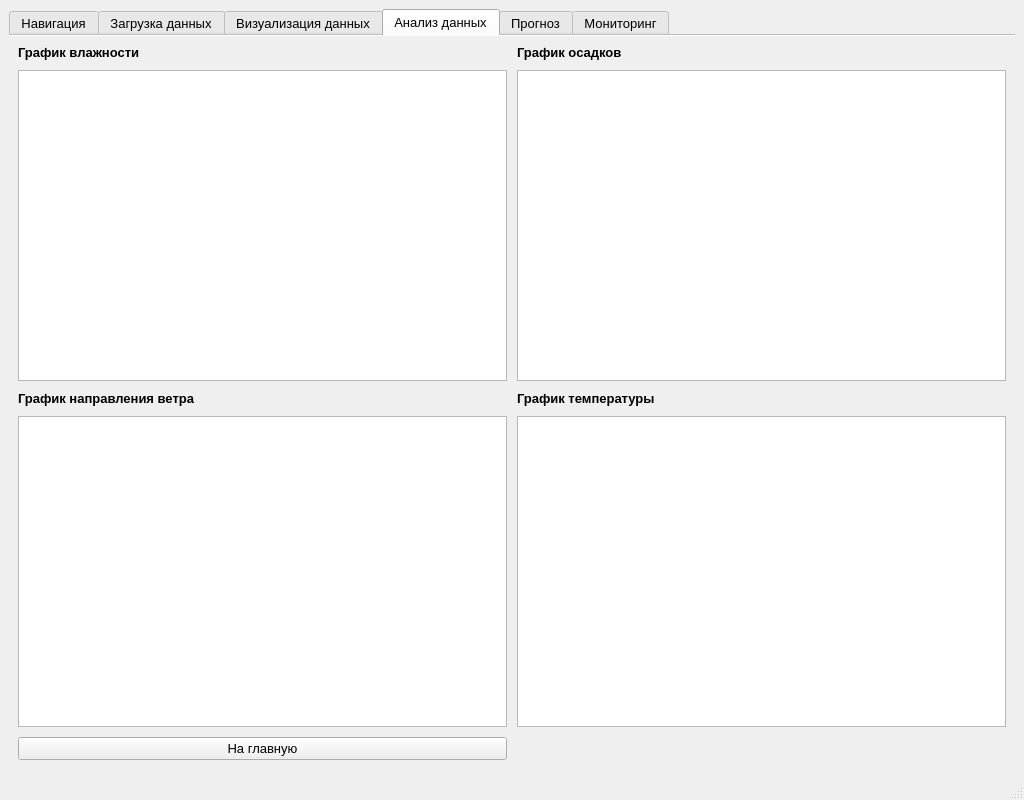
<?xml version="1.0" encoding="UTF-8"?>
<ui version="4.0">
 <class>MainWindow</class>
 <widget class="QMainWindow" name="MainWindow">
  <property name="enabled">
   <bool>true</bool>
  </property>
  <property name="geometry">
   <rect>
    <x>0</x>
    <y>0</y>
    <width>1024</width>
    <height>800</height>
   </rect>
  </property>
  <property name="minimumSize">
   <size>
    <width>1024</width>
    <height>800</height>
   </size>
  </property>
  <property name="windowTitle">
   <string>Анализ климатических данных</string>
  </property>
  <widget class="QWidget" name="centralwidget">
   <layout class="QHBoxLayout" name="horizontalLayout_2">
    <item>
     <layout class="QHBoxLayout" name="horizontalLayout_7">
      <property name="spacing">
       <number>10</number>
      </property>
      <property name="sizeConstraint">
       <enum>QLayout::SetMaximumSize</enum>
      </property>
      <item>
       <widget class="QTabWidget" name="tabWidget">
        <property name="sizePolicy">
         <sizepolicy hsizetype="Preferred" vsizetype="Preferred">
          <horstretch>1</horstretch>
          <verstretch>1</verstretch>
         </sizepolicy>
        </property>
        <property name="font">
         <font>
          <pointsize>10</pointsize>
          <weight>50</weight>
          <bold>false</bold>
         </font>
        </property>
        <property name="autoFillBackground">
         <bool>false</bool>
        </property>
        <property name="styleSheet">
         <string notr="true"/>
        </property>
        <property name="tabPosition">
         <enum>QTabWidget::North</enum>
        </property>
        <property name="tabShape">
         <enum>QTabWidget::Rounded</enum>
        </property>
        <property name="currentIndex">
         <number>3</number>
        </property>
        <property name="documentMode">
         <bool>true</bool>
        </property>
        <property name="tabsClosable">
         <bool>false</bool>
        </property>
        <widget class="QWidget" name="tab">
         <attribute name="title">
          <string>Навигация</string>
         </attribute>
         <layout class="QGridLayout" name="gridLayout_2" rowstretch="0">
          <item row="0" column="0">
           <layout class="QGridLayout" name="gridLayout">
            <property name="leftMargin">
             <number>5</number>
            </property>
            <property name="topMargin">
             <number>5</number>
            </property>
            <property name="rightMargin">
             <number>5</number>
            </property>
            <property name="bottomMargin">
             <number>5</number>
            </property>
            <property name="spacing">
             <number>10</number>
            </property>
            <item row="0" column="0">
             <widget class="QPushButton" name="btnDownloadTab">
              <property name="sizePolicy">
               <sizepolicy hsizetype="Minimum" vsizetype="Minimum">
                <horstretch>0</horstretch>
                <verstretch>0</verstretch>
               </sizepolicy>
              </property>
              <property name="minimumSize">
               <size>
                <width>200</width>
                <height>200</height>
               </size>
              </property>
              <property name="font">
               <font>
                <pointsize>12</pointsize>
                <weight>50</weight>
                <bold>false</bold>
               </font>
              </property>
              <property name="text">
               <string>Загрузка данных</string>
              </property>
             </widget>
            </item>
            <item row="0" column="2">
             <widget class="QPushButton" name="btnAnalizeTab">
              <property name="sizePolicy">
               <sizepolicy hsizetype="Minimum" vsizetype="Minimum">
                <horstretch>0</horstretch>
                <verstretch>0</verstretch>
               </sizepolicy>
              </property>
              <property name="minimumSize">
               <size>
                <width>200</width>
                <height>200</height>
               </size>
              </property>
              <property name="font">
               <font>
                <pointsize>12</pointsize>
                <weight>50</weight>
                <bold>false</bold>
               </font>
              </property>
              <property name="text">
               <string>Анализ данных</string>
              </property>
             </widget>
            </item>
            <item row="0" column="1">
             <widget class="QPushButton" name="btnVisualTab">
              <property name="sizePolicy">
               <sizepolicy hsizetype="Minimum" vsizetype="Minimum">
                <horstretch>0</horstretch>
                <verstretch>0</verstretch>
               </sizepolicy>
              </property>
              <property name="minimumSize">
               <size>
                <width>200</width>
                <height>200</height>
               </size>
              </property>
              <property name="font">
               <font>
                <pointsize>12</pointsize>
                <weight>50</weight>
                <bold>false</bold>
               </font>
              </property>
              <property name="text">
               <string>Визуализация данных</string>
              </property>
             </widget>
            </item>
            <item row="1" column="0">
             <widget class="QPushButton" name="btnPredictTab">
              <property name="sizePolicy">
               <sizepolicy hsizetype="Minimum" vsizetype="Minimum">
                <horstretch>0</horstretch>
                <verstretch>0</verstretch>
               </sizepolicy>
              </property>
              <property name="minimumSize">
               <size>
                <width>200</width>
                <height>200</height>
               </size>
              </property>
              <property name="font">
               <font>
                <pointsize>12</pointsize>
                <weight>50</weight>
                <bold>false</bold>
               </font>
              </property>
              <property name="text">
               <string>Прогноз</string>
              </property>
             </widget>
            </item>
            <item row="1" column="1">
             <widget class="QPushButton" name="btnMonitoringTab">
              <property name="sizePolicy">
               <sizepolicy hsizetype="Minimum" vsizetype="Minimum">
                <horstretch>0</horstretch>
                <verstretch>0</verstretch>
               </sizepolicy>
              </property>
              <property name="minimumSize">
               <size>
                <width>200</width>
                <height>200</height>
               </size>
              </property>
              <property name="font">
               <font>
                <pointsize>12</pointsize>
                <weight>50</weight>
                <bold>false</bold>
               </font>
              </property>
              <property name="text">
               <string>Мониторинг</string>
              </property>
             </widget>
            </item>
            <item row="1" column="2">
             <widget class="QPushButton" name="btnExportTab">
              <property name="sizePolicy">
               <sizepolicy hsizetype="Minimum" vsizetype="Minimum">
                <horstretch>0</horstretch>
                <verstretch>0</verstretch>
               </sizepolicy>
              </property>
              <property name="minimumSize">
               <size>
                <width>200</width>
                <height>200</height>
               </size>
              </property>
              <property name="font">
               <font>
                <pointsize>12</pointsize>
                <weight>50</weight>
                <bold>false</bold>
               </font>
              </property>
              <property name="text">
               <string>Экспорт</string>
              </property>
             </widget>
            </item>
           </layout>
          </item>
         </layout>
        </widget>
        <widget class="QWidget" name="tab_2">
         <attribute name="title">
          <string>Загрузка данных</string>
         </attribute>
         <layout class="QHBoxLayout" name="horizontalLayout_4">
          <item>
           <layout class="QVBoxLayout" name="verticalLayout_2">
            <property name="spacing">
             <number>10</number>
            </property>
            <property name="leftMargin">
             <number>10</number>
            </property>
            <property name="topMargin">
             <number>10</number>
            </property>
            <property name="rightMargin">
             <number>10</number>
            </property>
            <property name="bottomMargin">
             <number>10</number>
            </property>
            <item>
             <layout class="QHBoxLayout" name="horizontalLayout_12">
              <item>
               <widget class="QLabel" name="label_4">
                <property name="font">
                 <font>
                  <pointsize>10</pointsize>
                  <weight>75</weight>
                  <bold>true</bold>
                 </font>
                </property>
                <property name="text">
                 <string>Предпросмотр</string>
                </property>
               </widget>
              </item>
              <item>
               <widget class="QSpinBox" name="spinBoxCountLineData">
                <property name="font">
                 <font>
                  <pointsize>10</pointsize>
                  <weight>50</weight>
                  <bold>false</bold>
                 </font>
                </property>
                <property name="minimum">
                 <number>10</number>
                </property>
               </widget>
              </item>
              <item>
               <widget class="QLabel" name="label_16">
                <property name="text">
                 <string> первых строк</string>
                </property>
               </widget>
              </item>
             </layout>
            </item>
            <item>
             <widget class="QTableWidget" name="tableWidget"/>
            </item>
            <item>
             <layout class="QHBoxLayout" name="horizontalLayout">
              <property name="spacing">
               <number>10</number>
              </property>
              <item>
               <widget class="QPushButton" name="homeBtnDowloadTab">
                <property name="font">
                 <font>
                  <pointsize>10</pointsize>
                  <weight>50</weight>
                  <bold>false</bold>
                 </font>
                </property>
                <property name="text">
                 <string>На главную</string>
                </property>
               </widget>
              </item>
              <item>
               <widget class="QPushButton" name="downloadFileData">
                <property name="font">
                 <font>
                  <pointsize>10</pointsize>
                  <weight>50</weight>
                  <bold>false</bold>
                 </font>
                </property>
                <property name="text">
                 <string>Загрузить из файла</string>
                </property>
               </widget>
              </item>
             </layout>
            </item>
            <item>
             <widget class="QLabel" name="labelStatusDownloadData">
              <property name="frameShape">
               <enum>QFrame::Box</enum>
              </property>
              <property name="frameShadow">
               <enum>QFrame::Raised</enum>
              </property>
              <property name="lineWidth">
               <number>1</number>
              </property>
              <property name="midLineWidth">
               <number>0</number>
              </property>
              <property name="text">
               <string>Статус:</string>
              </property>
             </widget>
            </item>
           </layout>
          </item>
         </layout>
        </widget>
        <widget class="QWidget" name="tab_3">
         <attribute name="title">
          <string>Визуализация данных</string>
         </attribute>
         <layout class="QHBoxLayout" name="horizontalLayout_5">
          <item>
           <layout class="QGridLayout" name="gridLayout_3">
            <item row="0" column="0">
             <layout class="QVBoxLayout" name="verticalLayout_6">
              <property name="spacing">
               <number>10</number>
              </property>
              <item>
               <widget class="PlotWidget" name="graphicsView"/>
              </item>
              <item>
               <layout class="QGridLayout" name="gridLayout_4" columnstretch="0,0,0">
                <property name="spacing">
                 <number>10</number>
                </property>
                <item row="0" column="2">
                 <widget class="QLabel" name="label_6">
                  <property name="font">
                   <font>
                    <pointsize>10</pointsize>
                    <weight>75</weight>
                    <bold>true</bold>
                   </font>
                  </property>
                  <property name="text">
                   <string>Местоположение</string>
                  </property>
                  <property name="alignment">
                   <set>Qt::AlignCenter</set>
                  </property>
                  <property name="margin">
                   <number>6</number>
                  </property>
                 </widget>
                </item>
                <item row="2" column="0">
                 <layout class="QVBoxLayout" name="verticalLayout_7">
                  <item>
                   <widget class="QCheckBox" name="checkBoxHumidity">
                    <property name="font">
                     <font>
                      <pointsize>10</pointsize>
                      <weight>50</weight>
                      <bold>false</bold>
                     </font>
                    </property>
                    <property name="text">
                     <string>Влажность</string>
                    </property>
                    <property name="checked">
                     <bool>false</bool>
                    </property>
                   </widget>
                  </item>
                  <item>
                   <widget class="QCheckBox" name="checkBoxPrecipitation">
                    <property name="font">
                     <font>
                      <pointsize>10</pointsize>
                      <weight>50</weight>
                      <bold>false</bold>
                     </font>
                    </property>
                    <property name="text">
                     <string>Осадки</string>
                    </property>
                   </widget>
                  </item>
                  <item>
                   <widget class="QCheckBox" name="checkBoxDirectionWind">
                    <property name="font">
                     <font>
                      <pointsize>10</pointsize>
                      <weight>50</weight>
                      <bold>false</bold>
                     </font>
                    </property>
                    <property name="text">
                     <string>Направление ветра</string>
                    </property>
                   </widget>
                  </item>
                  <item>
                   <widget class="QCheckBox" name="checkBoxTemperature">
                    <property name="font">
                     <font>
                      <pointsize>10</pointsize>
                      <weight>50</weight>
                      <bold>false</bold>
                     </font>
                    </property>
                    <property name="text">
                     <string>Температура</string>
                    </property>
                   </widget>
                  </item>
                  <item>
                   <widget class="QPushButton" name="pushBtnCheckboxesClear">
                    <property name="text">
                     <string>Сброс</string>
                    </property>
                   </widget>
                  </item>
                 </layout>
                </item>
                <item row="6" column="2">
                 <widget class="QPushButton" name="visualizationBtn">
                  <property name="font">
                   <font>
                    <pointsize>10</pointsize>
                    <weight>50</weight>
                    <bold>false</bold>
                   </font>
                  </property>
                  <property name="text">
                   <string>Визуализация</string>
                  </property>
                 </widget>
                </item>
                <item row="0" column="0">
                 <widget class="QLabel" name="label">
                  <property name="font">
                   <font>
                    <pointsize>10</pointsize>
                    <weight>75</weight>
                    <bold>true</bold>
                   </font>
                  </property>
                  <property name="text">
                   <string>Параметры визуализации</string>
                  </property>
                  <property name="alignment">
                   <set>Qt::AlignCenter</set>
                  </property>
                  <property name="margin">
                   <number>6</number>
                  </property>
                 </widget>
                </item>
                <item row="0" column="1">
                 <widget class="QLabel" name="label_5">
                  <property name="font">
                   <font>
                    <pointsize>10</pointsize>
                    <weight>75</weight>
                    <bold>true</bold>
                   </font>
                  </property>
                  <property name="text">
                   <string>Временной отрезок</string>
                  </property>
                  <property name="alignment">
                   <set>Qt::AlignCenter</set>
                  </property>
                  <property name="margin">
                   <number>6</number>
                  </property>
                 </widget>
                </item>
                <item row="2" column="1">
                 <layout class="QVBoxLayout" name="verticalLayout_5">
                  <item>
                   <layout class="QHBoxLayout" name="horizontalLayout_9">
                    <item>
                     <widget class="QLabel" name="label_2">
                      <property name="font">
                       <font>
                        <pointsize>10</pointsize>
                        <weight>50</weight>
                        <bold>false</bold>
                       </font>
                      </property>
                      <property name="text">
                       <string>От</string>
                      </property>
                      <property name="alignment">
                       <set>Qt::AlignCenter</set>
                      </property>
                      <property name="margin">
                       <number>5</number>
                      </property>
                     </widget>
                    </item>
                    <item>
                     <widget class="QLabel" name="label_3">
                      <property name="font">
                       <font>
                        <pointsize>10</pointsize>
                        <weight>50</weight>
                        <bold>false</bold>
                       </font>
                      </property>
                      <property name="text">
                       <string>До</string>
                      </property>
                      <property name="alignment">
                       <set>Qt::AlignCenter</set>
                      </property>
                      <property name="margin">
                       <number>5</number>
                      </property>
                     </widget>
                    </item>
                   </layout>
                  </item>
                  <item>
                   <layout class="QVBoxLayout" name="verticalLayout_4">
                    <item>
                     <layout class="QHBoxLayout" name="horizontalLayout_3">
                      <item>
                       <widget class="QCalendarWidget" name="calendarWidget"/>
                      </item>
                      <item>
                       <widget class="QCalendarWidget" name="calendarWidget_2"/>
                      </item>
                     </layout>
                    </item>
                   </layout>
                  </item>
                 </layout>
                </item>
                <item row="6" column="1">
                 <widget class="QPushButton" name="clearBtnGraphView">
                  <property name="font">
                   <font>
                    <pointsize>10</pointsize>
                    <weight>50</weight>
                    <bold>false</bold>
                   </font>
                  </property>
                  <property name="text">
                   <string>Очистить график</string>
                  </property>
                 </widget>
                </item>
                <item row="6" column="0">
                 <widget class="QPushButton" name="homeBtnVisualTab">
                  <property name="font">
                   <font>
                    <pointsize>10</pointsize>
                    <weight>50</weight>
                    <bold>false</bold>
                   </font>
                  </property>
                  <property name="text">
                   <string>На главную</string>
                  </property>
                 </widget>
                </item>
                <item row="2" column="2">
                 <widget class="QListWidget" name="listWidgetStationMeteo"/>
                </item>
               </layout>
              </item>
             </layout>
            </item>
           </layout>
          </item>
         </layout>
        </widget>
        <widget class="QWidget" name="tab_4">
         <attribute name="title">
          <string>Анализ данных</string>
         </attribute>
         <layout class="QHBoxLayout" name="horizontalLayout_6">
          <item>
           <layout class="QGridLayout" name="gridLayout_5">
            <property name="spacing">
             <number>10</number>
            </property>
            <item row="0" column="1">
             <widget class="QLabel" name="label_8">
              <property name="font">
               <font>
                <pointsize>10</pointsize>
                <weight>75</weight>
                <bold>true</bold>
               </font>
              </property>
              <property name="text">
               <string>График осадков</string>
              </property>
             </widget>
            </item>
            <item row="2" column="1">
             <widget class="QLabel" name="label_9">
              <property name="font">
               <font>
                <pointsize>10</pointsize>
                <weight>75</weight>
                <bold>true</bold>
               </font>
              </property>
              <property name="text">
               <string>График температуры</string>
              </property>
             </widget>
            </item>
            <item row="2" column="0">
             <widget class="QLabel" name="label_10">
              <property name="font">
               <font>
                <pointsize>10</pointsize>
                <weight>75</weight>
                <bold>true</bold>
               </font>
              </property>
              <property name="text">
               <string>График направления ветра</string>
              </property>
             </widget>
            </item>
            <item row="3" column="1">
             <layout class="QVBoxLayout" name="verticalLayout_8">
              <property name="spacing">
               <number>10</number>
              </property>
              <item>
               <widget class="PlotWidget" name="graphicsView_6"/>
              </item>
             </layout>
            </item>
            <item row="0" column="0">
             <widget class="QLabel" name="label_7">
              <property name="font">
               <font>
                <pointsize>10</pointsize>
                <weight>75</weight>
                <bold>true</bold>
               </font>
              </property>
              <property name="text">
               <string>График влажности</string>
              </property>
             </widget>
            </item>
            <item row="1" column="1">
             <widget class="PlotWidget" name="graphicsView_3"/>
            </item>
            <item row="3" column="0">
             <widget class="PlotWidget" name="graphicsView_4"/>
            </item>
            <item row="1" column="0">
             <widget class="PlotWidget" name="graphicsView_2"/>
            </item>
            <item row="4" column="0">
             <widget class="QPushButton" name="homeBtnAnalisTab">
              <property name="font">
               <font>
                <pointsize>10</pointsize>
                <weight>50</weight>
                <bold>false</bold>
               </font>
              </property>
              <property name="text">
               <string>На главную</string>
              </property>
             </widget>
            </item>
           </layout>
          </item>
         </layout>
        </widget>
        <widget class="QWidget" name="tab_5">
         <attribute name="title">
          <string>Прогноз</string>
         </attribute>
         <layout class="QHBoxLayout" name="horizontalLayout_11">
          <property name="spacing">
           <number>10</number>
          </property>
          <property name="leftMargin">
           <number>10</number>
          </property>
          <property name="topMargin">
           <number>10</number>
          </property>
          <property name="rightMargin">
           <number>10</number>
          </property>
          <property name="bottomMargin">
           <number>10</number>
          </property>
          <item>
           <layout class="QVBoxLayout" name="verticalLayout_10">
            <property name="spacing">
             <number>10</number>
            </property>
            <item>
             <widget class="QLabel" name="label_11">
              <property name="font">
               <font>
                <pointsize>10</pointsize>
                <weight>75</weight>
                <bold>true</bold>
               </font>
              </property>
              <property name="text">
               <string>График</string>
              </property>
             </widget>
            </item>
            <item>
             <widget class="QGraphicsView" name="graphicsView_5"/>
            </item>
            <item>
             <widget class="QPushButton" name="homeBtnPredictTab">
              <property name="font">
               <font>
                <pointsize>10</pointsize>
                <weight>50</weight>
                <bold>false</bold>
               </font>
              </property>
              <property name="text">
               <string>На главную</string>
              </property>
             </widget>
            </item>
           </layout>
          </item>
          <item>
           <layout class="QVBoxLayout" name="verticalLayout_9">
            <property name="spacing">
             <number>10</number>
            </property>
            <item>
             <widget class="QLabel" name="label_12">
              <property name="font">
               <font>
                <pointsize>10</pointsize>
                <weight>75</weight>
                <bold>true</bold>
               </font>
              </property>
              <property name="text">
               <string>Интервал</string>
              </property>
             </widget>
            </item>
            <item>
             <widget class="QCalendarWidget" name="calendarWidget_3">
              <property name="gridVisible">
               <bool>true</bool>
              </property>
             </widget>
            </item>
            <item>
             <widget class="QCalendarWidget" name="calendarWidget_4">
              <property name="gridVisible">
               <bool>true</bool>
              </property>
             </widget>
            </item>
            <item>
             <widget class="QLabel" name="label_13">
              <property name="font">
               <font>
                <pointsize>10</pointsize>
                <weight>75</weight>
                <bold>true</bold>
               </font>
              </property>
              <property name="text">
               <string>Результат</string>
              </property>
             </widget>
            </item>
            <item>
             <widget class="QTextEdit" name="textEdit_2"/>
            </item>
            <item>
             <widget class="QPushButton" name="pushButton_11">
              <property name="font">
               <font>
                <pointsize>10</pointsize>
                <weight>50</weight>
                <bold>false</bold>
               </font>
              </property>
              <property name="text">
               <string>Прогноз</string>
              </property>
             </widget>
            </item>
           </layout>
          </item>
         </layout>
        </widget>
        <widget class="QWidget" name="tab_6">
         <attribute name="title">
          <string>Мониторинг</string>
         </attribute>
         <layout class="QVBoxLayout" name="verticalLayout_12">
          <item>
           <layout class="QVBoxLayout" name="verticalLayout_11">
            <property name="spacing">
             <number>10</number>
            </property>
            <item>
             <layout class="QHBoxLayout" name="horizontalLayout_10">
              <property name="spacing">
               <number>10</number>
              </property>
              <item>
               <widget class="QLabel" name="label_14">
                <property name="font">
                 <font>
                  <pointsize>10</pointsize>
                  <weight>75</weight>
                  <bold>true</bold>
                 </font>
                </property>
                <property name="text">
                 <string>Текущая метеоситуация</string>
                </property>
               </widget>
              </item>
              <item>
               <widget class="QLabel" name="label_15">
                <property name="font">
                 <font>
                  <pointsize>10</pointsize>
                  <weight>75</weight>
                  <bold>true</bold>
                 </font>
                </property>
                <property name="text">
                 <string>Источник:</string>
                </property>
               </widget>
              </item>
             </layout>
            </item>
            <item>
             <widget class="QTextBrowser" name="textBrowser"/>
            </item>
            <item>
             <layout class="QHBoxLayout" name="horizontalLayout_8">
              <property name="spacing">
               <number>10</number>
              </property>
              <item>
               <widget class="QPushButton" name="homeBtnMonitoringtab">
                <property name="font">
                 <font>
                  <pointsize>10</pointsize>
                  <weight>50</weight>
                  <bold>false</bold>
                 </font>
                </property>
                <property name="text">
                 <string>На главную</string>
                </property>
               </widget>
              </item>
              <item>
               <widget class="QPushButton" name="pushButton_12">
                <property name="font">
                 <font>
                  <pointsize>10</pointsize>
                  <weight>50</weight>
                  <bold>false</bold>
                 </font>
                </property>
                <property name="text">
                 <string>Обновить</string>
                </property>
               </widget>
              </item>
             </layout>
            </item>
           </layout>
          </item>
         </layout>
        </widget>
       </widget>
      </item>
     </layout>
    </item>
   </layout>
  </widget>
  <widget class="QMenuBar" name="menubar">
   <property name="geometry">
    <rect>
     <x>0</x>
     <y>0</y>
     <width>1024</width>
     <height>21</height>
    </rect>
   </property>
  </widget>
  <widget class="QStatusBar" name="statusbar"/>
 </widget>
 <customwidgets>
  <customwidget>
   <class>PlotWidget</class>
   <extends>QGraphicsView</extends>
   <header>pyqtgraph</header>
  </customwidget>
 </customwidgets>
 <resources/>
 <connections/>
</ui>
